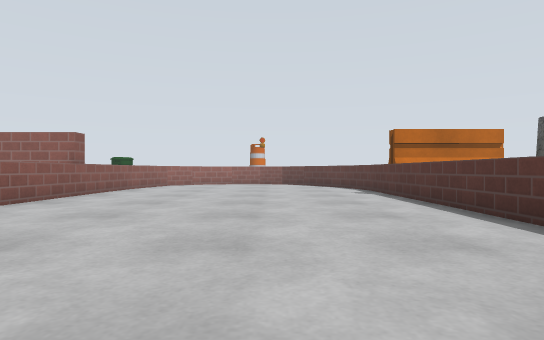
[1] (above)

12 first-person views from a walk through a world built for the Gazebo simulator. The camera is 0.4 m above the floor, looks level and sees 75° across. The floor is counted in squares, 0.5 m on a side. Each view is taken from the middle of a square. On the plan, view 1 faces up. The plan holds only what a view shows up to about 11 squares ahead; the rest is blank. The place goes on beyond the plan. Gazebo's built-in surfaces are drawn with simple patterns. Simple shapes stand in for some stock models.

[2]
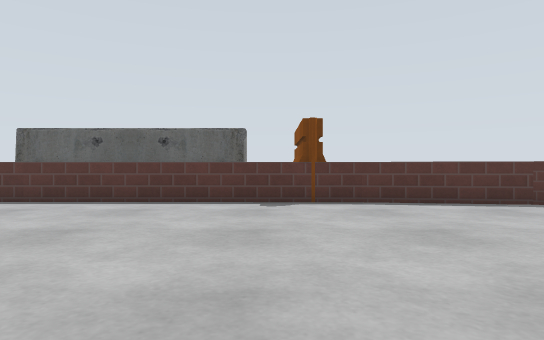

[3]
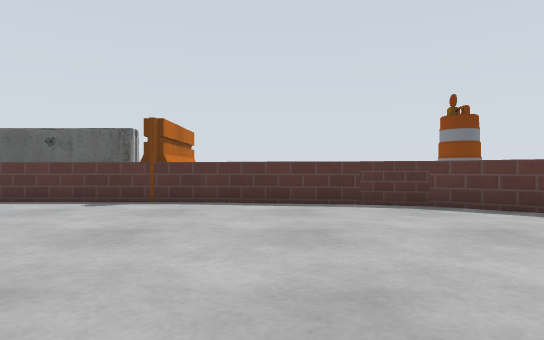

[4]
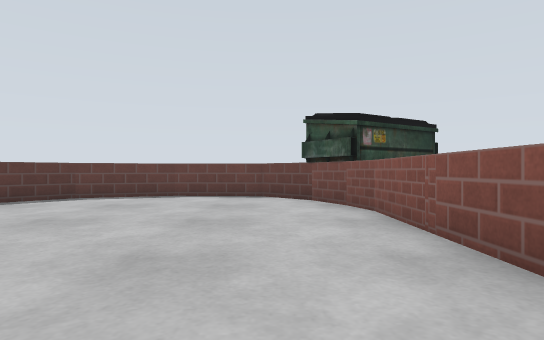

[5]
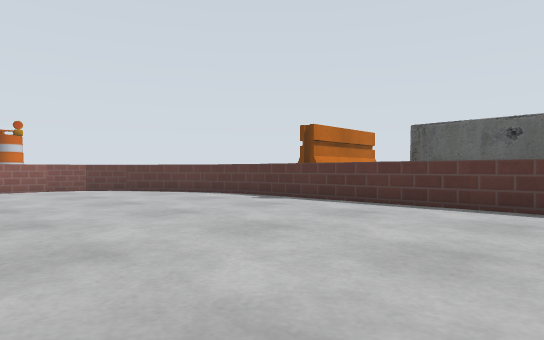

[6]
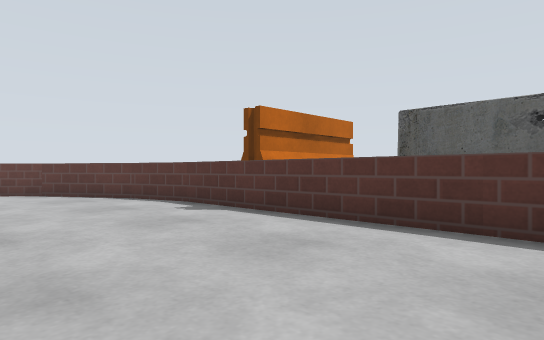

[7]
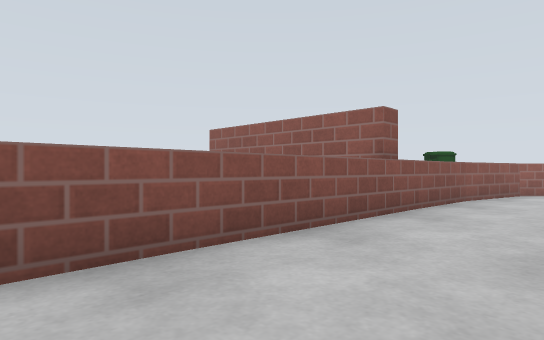

[8]
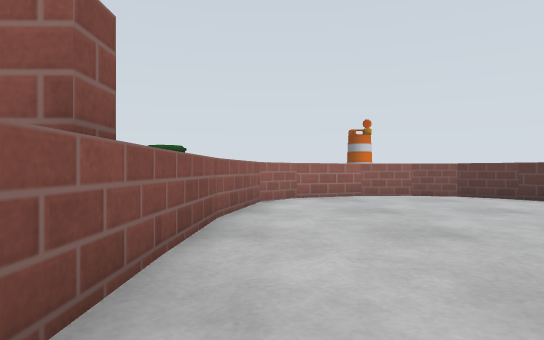

[9]
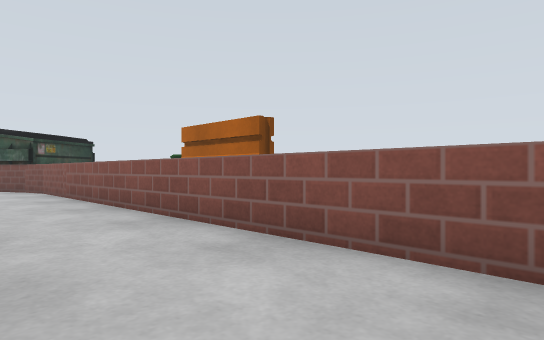

[10]
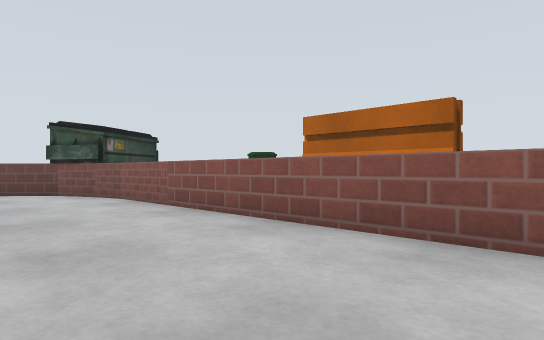

[11]
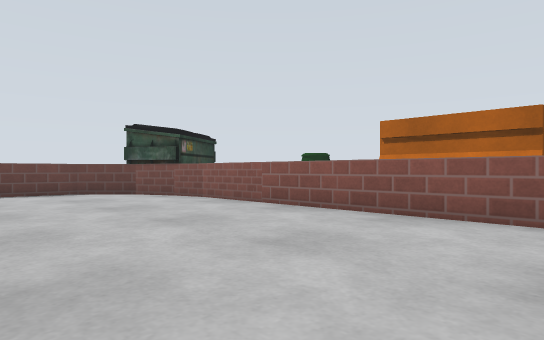

[12]
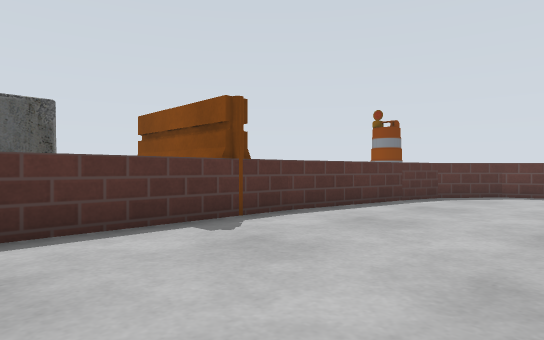

### Floor plan
Points are (right, up) in squares from view 1. A wall is a line through its corners. A room is listed if a view was taken in it or the views show most of it. See-through windows are left out.
Room 1 (views 1, 2, 3, 4, 5, 6, 7, 8, 9, 10, 11, 12)
walls: (3.8, -1.3) (4, 14); (-6.1, 12.4) (-6, -5); (3.9, 13.8) (3.3, 16); (3.2, -5.1) (3.8, -1.2); (-6, -4.8) (-5.7, -6); (-5.9, 15) (-6, 12.2); (3.3, 15.8) (1.7, 18.6) (0.6, 19.6) (-0.7, 20) (-2.2, 19.9) (-4.3, 19.1) (-5.3, 17.9) (-5.9, 14.9); (-5.7, -5.9) (-5.5, -6.4); (-5, -7.4) (-3.7, -8.8) (-1, -9) (1.6, -8) (2.8, -6.5) (3.2, -5)

Positions as (right, up) in squares from view 1, and headings:
1: (0, 0), facing up
2: (-5, 1), facing right
3: (-5, -3), facing right
4: (-4, 2), facing down
5: (-4, 5), facing up-right
6: (-1, 6), facing up-right
7: (-3, 5), facing up-left
8: (-5, 9), facing up
9: (-3, 9), facing down-left
10: (-2, 5), facing down-left
11: (0, 4), facing down-left
12: (-1, 4), facing down-right
